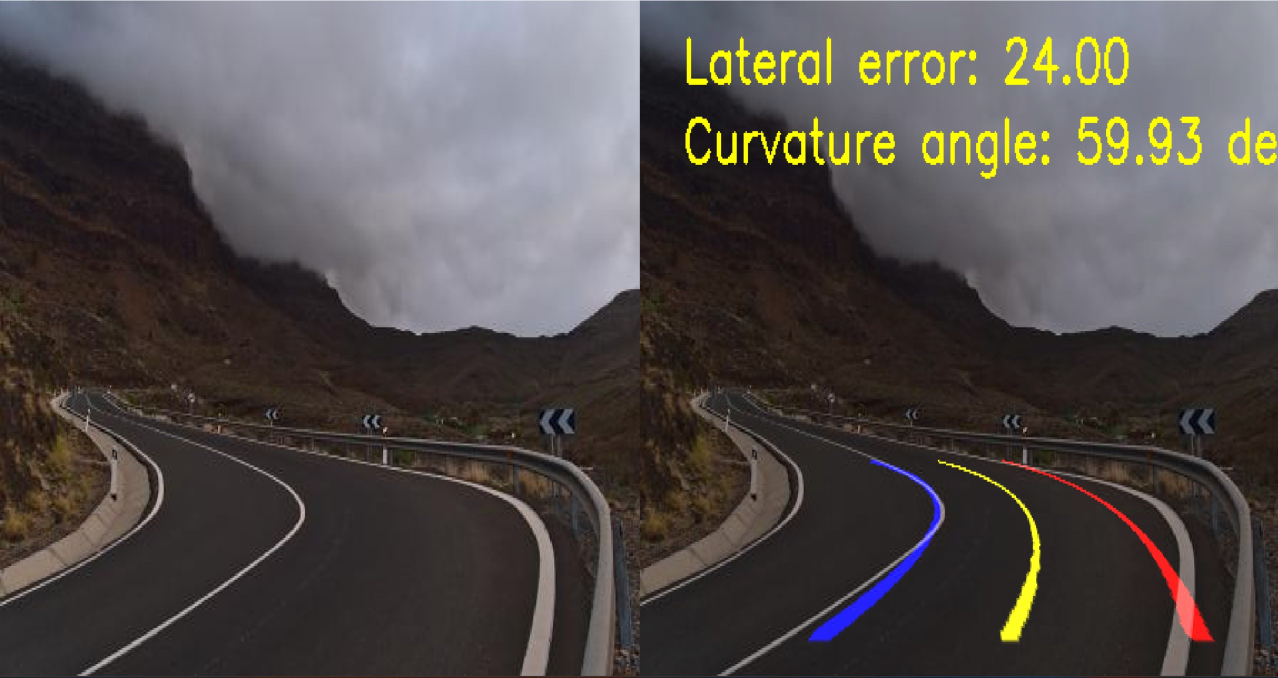
#> input picture test/2.jpg, 2556 x 1355 px (shown at 1/2 size)
$ python -i utils_processing.py   (imports and definitions only)
#> lines starting #> are read from the running program, lines starting #| are printed output that depends on the picture
import numpy as np
import cv2
import torch

# Cargar modelo YOLOv5 una vez
# [1 line not run here, left out]

classes_to_mask = ['car', 'stop sign', 'traffic light', 'truck', 'bus']

def mask_detected_objects(frame):
    results = model(frame)
    df = results.pandas().xyxy[0]
    mask = np.ones(frame.shape[:2], dtype=np.uint8) * 255
    for _, row in df.iterrows():
        cls_name = row['name']
        if cls_name in classes_to_mask:
            x1, y1, x2, y2 = int(row['xmin']), int(row['ymin']), int(row['xmax']), int(row['ymax'])
            cv2.rectangle(mask, (x1, y1), (x2, y2), 0, thickness=-1)
    masked_frame = cv2.bitwise_and(frame, frame, mask=mask)
    return masked_frame, mask

def detect_lane_center_poly(frame):
    clean_frame, mask_objects = mask_detected_objects(frame)
    height, width = clean_frame.shape[:2]

    src = np.float32([
        [width * 0.45, height * 0.63],
        [width * 0.55, height * 0.63],
        [width * 0.9, height * 0.95],
        [width * 0.1, height * 0.95]
    ])

    dst = np.float32([
        [width * 0.2, 0],
        [width * 0.8, 0],
        [width * 0.8, height],
        [width * 0.2, height]
    ])

    M = cv2.getPerspectiveTransform(src, dst)
    Minv = cv2.getPerspectiveTransform(dst, src)

    birdseye = cv2.warpPerspective(clean_frame, M, (width, height))

    def isolate_white_lane(img):
        hsv = cv2.cvtColor(img, cv2.COLOR_BGR2HSV)
        h, s, v = cv2.split(hsv)
        v_eq = cv2.equalizeHist(v)
        hsv_eq = cv2.merge([h, s, v_eq])
        img_eq = cv2.cvtColor(hsv_eq, cv2.COLOR_HSV2BGR)
        hsv2 = cv2.cvtColor(img_eq, cv2.COLOR_BGR2HSV)
        lower_white = np.array([0, 0, 220])
        upper_white = np.array([220, 80, 255])
        mask = cv2.inRange(hsv2, lower_white, upper_white)
        kernel = cv2.getStructuringElement(cv2.MORPH_RECT, (4,4))
        mask = cv2.morphologyEx(mask, cv2.MORPH_CLOSE, kernel)
        mask = cv2.morphologyEx(mask, cv2.MORPH_OPEN, kernel)
        return mask, cv2.bitwise_and(img_eq, img_eq, mask=mask)

    mask, white_filtered = isolate_white_lane(birdseye)

    gray = cv2.cvtColor(white_filtered, cv2.COLOR_BGR2GRAY)
    blur = cv2.GaussianBlur(gray, (5,5), 0)
    edges = cv2.Canny(blur, 50, 150)

    lane_detected = False
    masked_edges = None

    widths = [0.68, 0.8, 0.9]
    height_be, width_be = edges.shape
    for w in widths:
        mask_poly = np.zeros_like(edges)
        poly_width = int(width_be * w)
        x_left = (width_be - poly_width) // 2
        x_right = x_left + poly_width
        polygon = np.array([[
            (x_left, height_be),
            (x_right, height_be),
            (x_right, int(0.6 * height_be)),
            (x_left, int(0.6 * height_be))
        ]], np.int32)
        cv2.fillPoly(mask_poly, polygon, 255)
        masked_edges_try = cv2.bitwise_and(edges, mask_poly)
        if np.sum(masked_edges_try) > 1000:
            lane_detected = True
            masked_edges = masked_edges_try
            break

    if not lane_detected:
        # Retornamos imágenes para debug aunque no detectó carril
        debug_imgs = {
            "mask_white_filter": mask,
            "edges_canny": edges,
            "birdseye": birdseye,
            "birdseye_with_lines": np.zeros_like(birdseye),
            "objects_mask": mask_objects
        }
        return frame, False, 0, 0, debug_imgs

    ys, xs = np.where(masked_edges != 0)

    car_center = width_be // 2
    left_xs, left_ys, right_xs, right_ys = [], [], [], []

    for x, y in zip(xs, ys):
        if x < car_center:
            left_xs.append(x)
            left_ys.append(y)
        else:
            right_xs.append(x)
            right_ys.append(y)

    left_fit, right_fit = None, None
    if len(left_xs) > 0:
        left_fit = np.polyfit(left_ys, left_xs, 2)
    if len(right_xs) > 0:
        right_fit = np.polyfit(right_ys, right_xs, 2)

    line_img = np.zeros_like(birdseye)

    y_vals = np.linspace(int(0.6 * height_be), height_be, num=100).astype(int)

    def draw_polyline(fit, color):
        if fit is None:
            return
        pts = []
        for y in y_vals:
            x = int(np.polyval(fit, y))
            pts.append((x, y))
        pts = np.array(pts, np.int32).reshape((-1, 1, 2))
        cv2.polylines(line_img, [pts], isClosed=False, color=color, thickness=5)

    draw_polyline(left_fit, (255, 0, 0))   # azul
    draw_polyline(right_fit, (0, 0, 255))  # rojo

    pts_center = []
    for y in y_vals:
        if left_fit is not None and right_fit is not None:
            x_left = int(np.polyval(left_fit, y))
            x_right = int(np.polyval(right_fit, y))
            x_center = (x_left + x_right) // 2
        elif left_fit is not None:
            x_center = int(np.polyval(left_fit, y)) + 200
        elif right_fit is not None:
            x_center = int(np.polyval(right_fit, y)) - 200
        else:
            x_center = car_center
        pts_center.append((x_center, y))
    pts_center = np.array(pts_center, np.int32).reshape((-1, 1, 2))
    cv2.polylines(line_img, [pts_center], isClosed=False, color=(0, 255, 255), thickness=3)

    line_img_warped_back = cv2.warpPerspective(line_img, Minv, (width, height))

    combo = cv2.addWeighted(frame, 0.8, line_img_warped_back, 1, 1)

    if left_fit is not None and right_fit is not None:
        left_x_bottom = int(np.polyval(left_fit, height_be))
        right_x_bottom = int(np.polyval(right_fit, height_be))
        lane_center = (left_x_bottom + right_x_bottom) // 2
    elif left_fit is not None:
        lane_center = int(np.polyval(left_fit, height_be)) + 200
    elif right_fit is not None:
        lane_center = int(np.polyval(right_fit, height_be)) - 200
    else:
        lane_center = car_center

    lateral_error = lane_center - car_center

    y_eval = height_be
    y_delta = 10
    if left_fit is not None and right_fit is not None:
        center_fit = (left_fit + right_fit) / 2
    elif left_fit is not None:
        center_fit = left_fit
    elif right_fit is not None:
        center_fit = right_fit
    else:
        center_fit = np.array([0, 0, car_center])

    x1 = np.polyval(center_fit, y_eval)
    x2 = np.polyval(center_fit, y_eval - y_delta)

    dx = x2 - x1
    dy = y_delta

    angle_rad = np.arctan2(dx, dy)
    angle_deg = np.degrees(angle_rad)

    debug_imgs = {
        "mask_white_filter": mask,
        "edges_canny": edges,
        "birdseye": birdseye,
        "birdseye_with_lines": line_img,
        "objects_mask": mask_objects
    }

    return combo, lane_detected, lateral_error, angle_deg, debug_imgs

>>> import cv2
>>> picture = cv2.imread('test/2.jpg', cv2.IMREAD_GRAYSCALE)
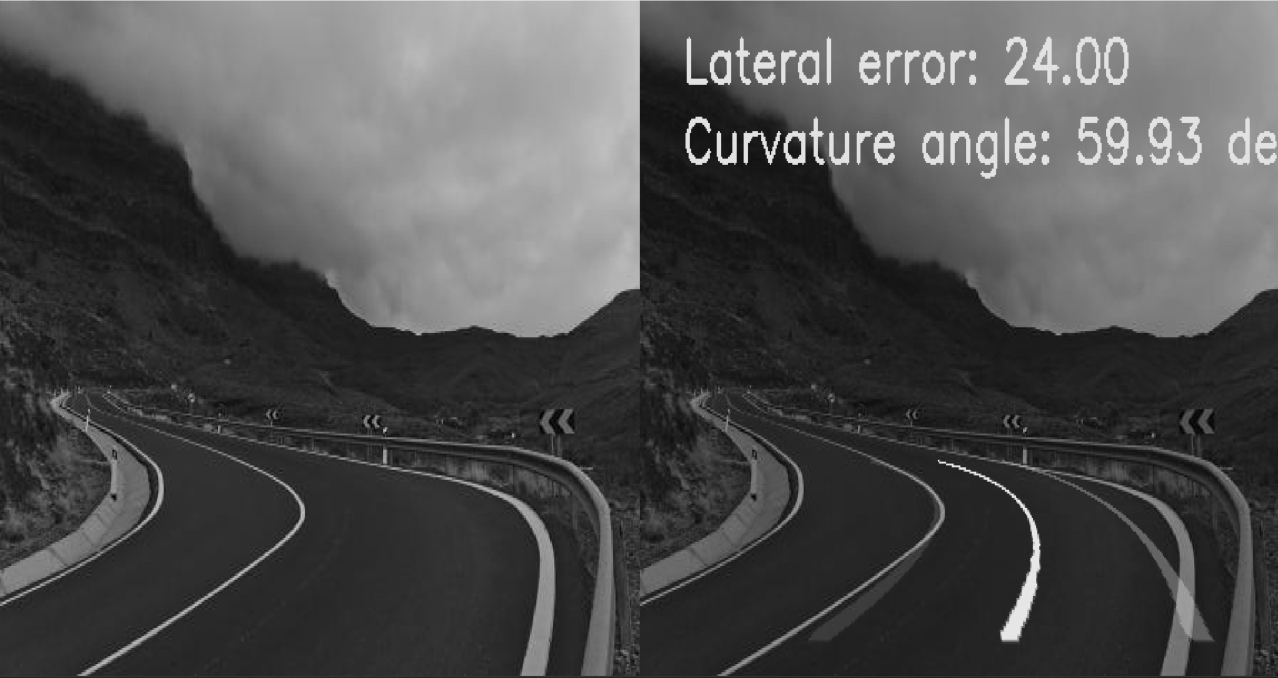
#> picture: shape (1355, 2556) (shown at 1/2 size); min 0, max 250, mean 78.1
#> (the run stopped early here; a loop or call above may not have finished)

$ run again, on test/3.jpg
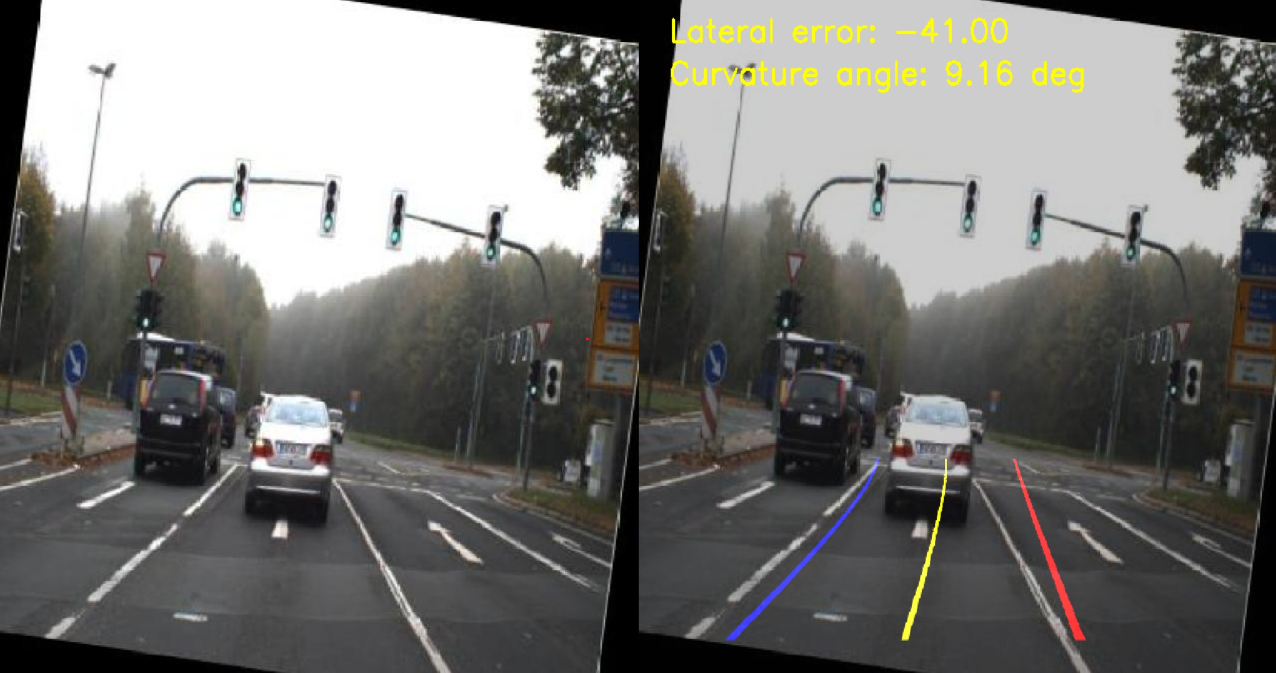
#> input picture test/3.jpg, 2551 x 1346 px (shown at 1/2 size)
#> `picture = cv2.imread('test/2.jpg', cv2.IMREAD_GRAYSCALE)`:
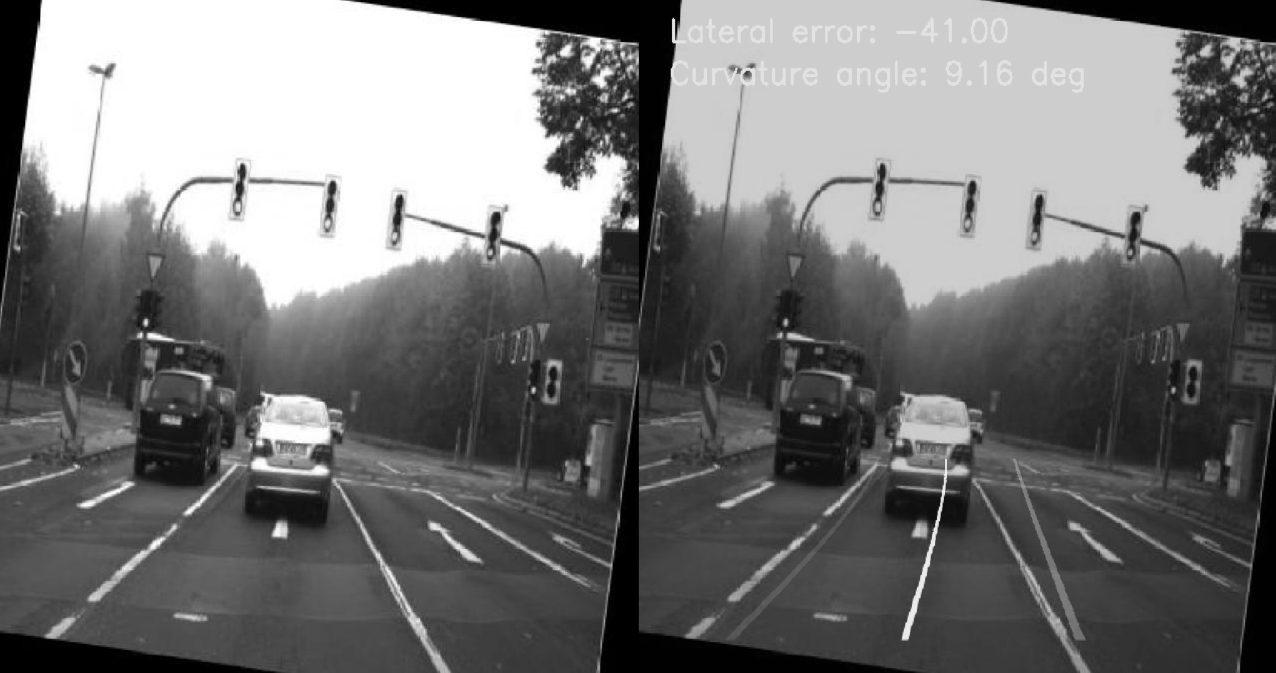
#> picture: shape (1346, 2551) (shown at 1/2 size); min 0, max 255, mean 116.7
